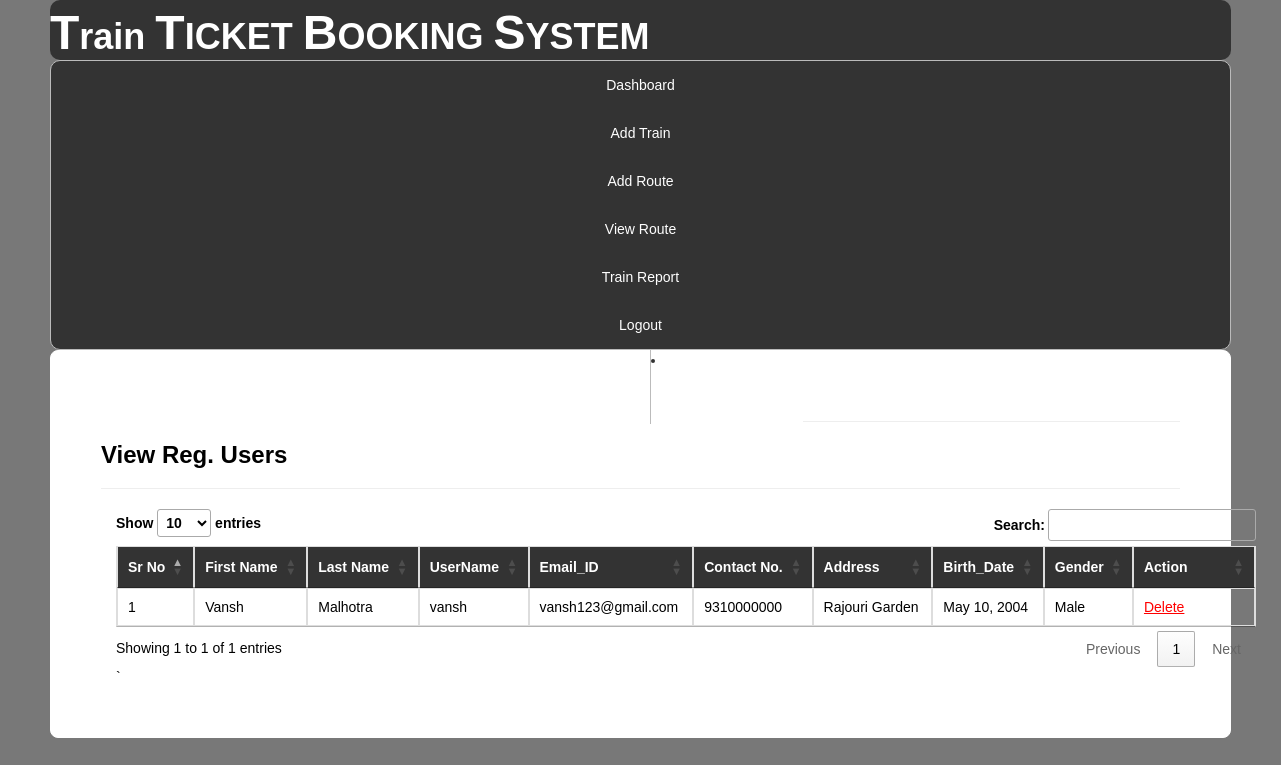
The app's page /view_regusers/ (signed in) with its own data.
### railway/models.py (models this page shows, shortened)
class Register(models.Model):
    user = models.ForeignKey(User,on_delete=models.CASCADE,null=True)
    mobile = models.CharField(max_length=10,null=True)
    add = models.CharField(max_length=100,null=True)
    dob = models.DateField(null=True)
    gender = models.CharField(max_length=10,null=True)

### railway/views.py (the view)
# urls.py: path('view_regusers/', view_regusers, name="view_regusers"),
def view_regusers(request):
    if not request.user.is_authenticated:
        return redirect('login')
    data=Register.objects.filter(user__is_staff=False)
    d={"data":data}
    return render(request,"view_regusers.html",d)

### railway/templates/view_regusers.html (shortened to what this page needs)
{% extends 'navigation3.html' %}
{% load static %}
{% block b %}
<div style="color:Black;border:1px solid white;border-radius:8px;background-color:white;padding:50px">
<hr><h3><strong>View Reg. Users</strong></h3><hr>
    <div class="container">
<table class="noteCard table table-bordered" id="myTable">
  <thead style="color:white;background-color:#333">
  <tr>
    <th>Sr No</th>
    <th>First Name</th>
      <th>Last Name</th>
      <th>UserName</th>
    <th>Email_ID</th>
    <th>Contact No.</th>
       <th>Address</th>
    <th>Birth_Date</th>
    <th>Gender</th>
    <th>Action</th>
  </tr>
  </thead>
   <tbody>
    {% for i in data %}
  <tr>
    <td>{{forloop.counter}}</td>
    <td>{{i.user.first_name}}</td>
    <td>{{i.user.last_name}}</td>
    <td>{{i.user.username}}</td>
      <td>{{i.user.email}}</td>
      <td>{{i.mobile}}</td>
      <td>{{i.add}}</td>
      <td>{{i.dob}}</td>
      <td>{{i.gender}}</td>
    <td style="width:100px">
   <a href="{% url 'delete_user' i.user.id %}" onclick="return confirm('Do you really want to Delete ?');" style="color:red"><u>Delete</u></a></td>
  </tr>
    {% endfor %}
    </tbody>
</table>`
 </div>
</div>
{% endblock %}

### railway/templates/navigation3.html (style rules this page uses)
body { font-family: Arial, Helvetica, sans-serif; }

### records on screen
Register: user.first_name "Vansh", user.last_name "Malhotra", user.username "vansh", user.email "vansh123@gmail.com", mobile "9310000000", add "Rajouri Garden", dob "May 10, 2004", gender "Male"
